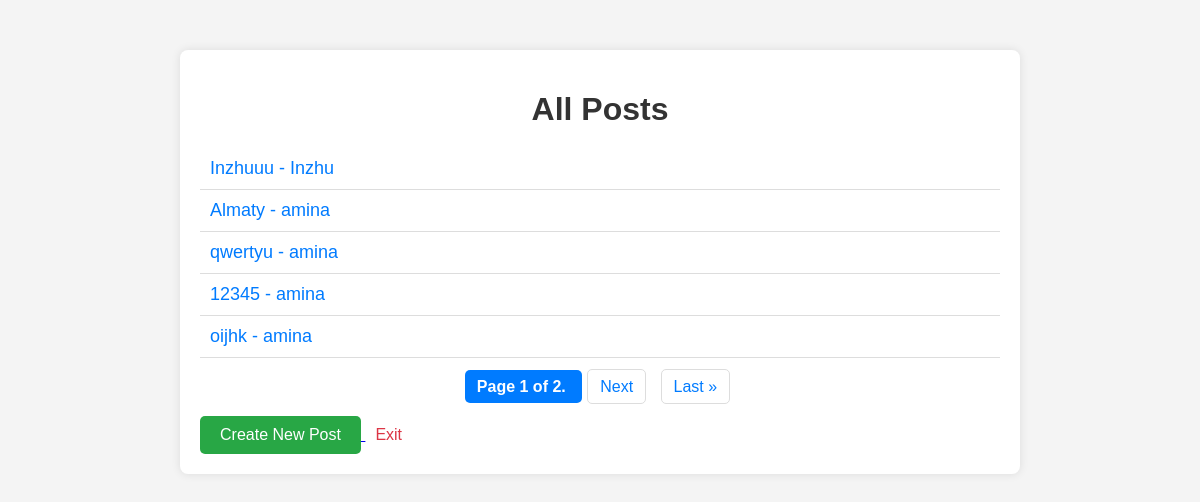
The page /blog/posts/ on the database as committed earlier.
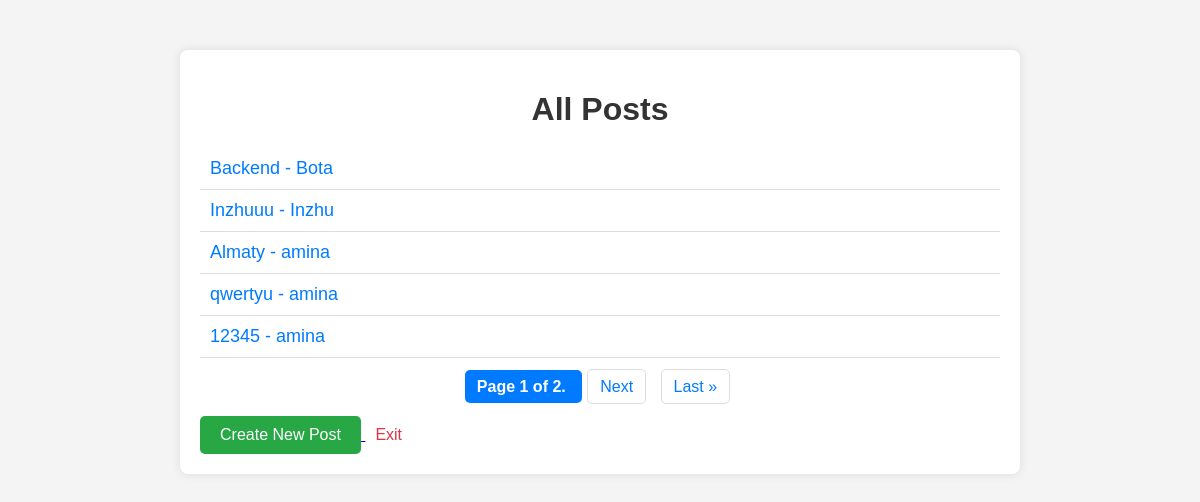
The same page on the database as committed later.
### blog/models.py (models this page shows, shortened)
class Post(models.Model):
    title = models.CharField(max_length=150)
    content = models.TextField()
    author = models.CharField( max_length=50)
    created_at = models.DateTimeField(default=timezone.now)
    updated_at = models.DateTimeField(default=timezone.now)

### blog/views.py (the view)
# urls.py: path('posts/', post_list, name="post_list"),
def post_list(request):
    posts = Post.objects.all().order_by('-created_at')
    paginator = Paginator(posts, 5)
    page_number = request.GET.get('page')
    page_obj = paginator.get_page(page_number)
    return render(request, 'list.html', {'page_obj': page_obj})

### blog/templates/list.html (shortened to what this page needs)
<!DOCTYPE html>
<html lang="en">
<head>
    <link rel="stylesheet">
</head>
<body>
    <div class="container">
        <h1>All Posts</h1>
        <ul>
            {% for post in page_obj %}
                <li><a href="{% url 'post_by_id' post.id %}">{{ post.title }} - {{ post.author }}</a></li>
            {% endfor %}
        </ul>
        <div class="pagination">
            <span class="step-links">
                <span class="current">
                    Page {{ page_obj.number }} of {{ page_obj.paginator.num_pages }}.
                </span>
                {% if page_obj.has_next %}
                    <a href="?page={{ page_obj.next_page_number }}">Next</a>
                    <a href="?page={{ page_obj.paginator.num_pages }}">Last &raquo;</a>
                {% endif %}
            </span>
        </div>
        <a href="{% url 'post_new' %}">
            <button type="button">Create New Post</button>
        </a>
        <a class="exit-link" href="{% url 'logout' %}">Exit</a>
    </div>
</body>
</html>

Rows that differ between the two databases and show on the page:
no longer on this page (row unchanged): Post: title "oijhk", author "amina"
added Post: title "Backend", author "Bota"
